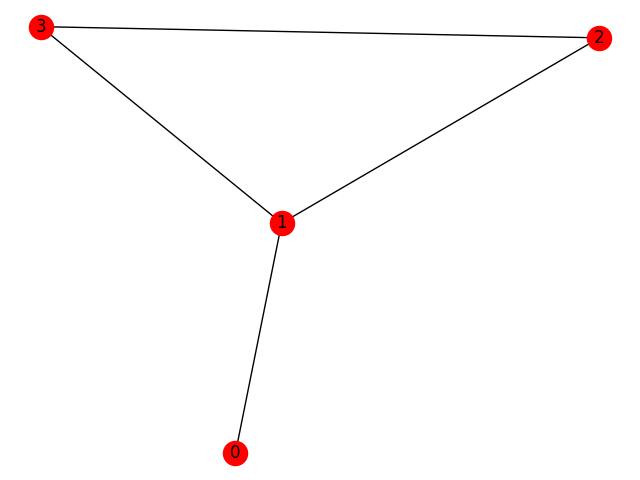

This chart was generated by the following Python code:
import sys, os, socket, threading, time
from multiprocessing import Pool
from subprocess import call
import networkx as nx
import matplotlib.pyplot as plt
import numpy as np

nodeList = []
lines = []
commandList = []
graph = nx.Graph()
pred = None
dist = None
mapper = {'id':[], 'group':[], 'color':[]}

def createJSON(line):
	line = line.split()
	msg = '{\'S\':\''+str(line[0])+'\',\'GS\':\''+ mapper['group'][mapper['id'].index(int(line[0]))] +'\',\'R\':\''+str(line[1])+'\',\'GR\':\''+ mapper['group'][mapper['id'].index(int(line[1]))]+'\',\'M\':\''+ str(line[2])+'\'}'
	#print msg
	return msg

def sendMessages():
	global mapper
	msgsFile = open('../scenarios/scenario'+sys.argv[2], 'r')
	for line in msgsFile:
		msg = eval(createJSON(line))
		try:
			clientsocket = socket.socket(socket.AF_INET, socket.SOCK_STREAM)
			clientsocket.connect(('localhost', 8090+int(msg['S'])))
			clientsocket.send(str(msg))
			time.sleep(0.1)
		except:
			print "ERROR: cannot stablish connection"

def createNodes():
	Pool(len(graph)).map(os.system, commandList)


def createAndInitNetwork():
	#draw and show graph
	mapper['color']= np.array(map(ord, mapper['group']))
	nx.draw(graph, with_labels=True, node_color=mapper['color'], cmap=plt.cm.Blues)
	#plt.show()
	plt.savefig('../networks/network'+ sys.argv[1] +'.png')
	#calculate shortest path between all nodes
	pred, dist =  nx.floyd_warshall_predecessor_and_distance(graph)
	for p in pred:
		commandCreate = 'python node.py ' + str(p) + ' ' + mapper['group'][p] + ' ' + sys.argv[1] + ' ' + sys.argv[2] + ' ' + str(pred[p])
		commandList.append(commandCreate)
		
	#clear ports to create nodes
	clearPort = 'sudo fuser -k -n tcp '
	for g in nx.nodes(graph):
		clearPort = clearPort + str(8090+g) + ' '
	print clearPort
	os.system(clearPort)

	t = threading.Thread(target=(createNodes), args=())
	t.start()
	time.sleep(1)


def init():
	f = open('../results/simple-p2p/simulation_network'+sys.argv[1]+'_scenario'+sys.argv[2], 'w')
	#f.write(sys.argv[2]+'\n')
	configFile = open('../networks/network'+sys.argv[1], 'r')
	for line in configFile:
		line = line.split()
		#pop first element to reference
		first = (line.pop(0)).split(':')
		graph.add_node(int(first[0]))
		nodeList = [(int(first[0]), int(first[0]))]
		mapper['id'].append(int(first[0]))
		mapper['group'].append(first[1])
		line = map(int, line)
		for n in line:
			nodeList.append((int(first[0]), n))
		# print nodeList
		graph.add_edges_from(nodeList)
init()
createAndInitNetwork()
sendMessages()